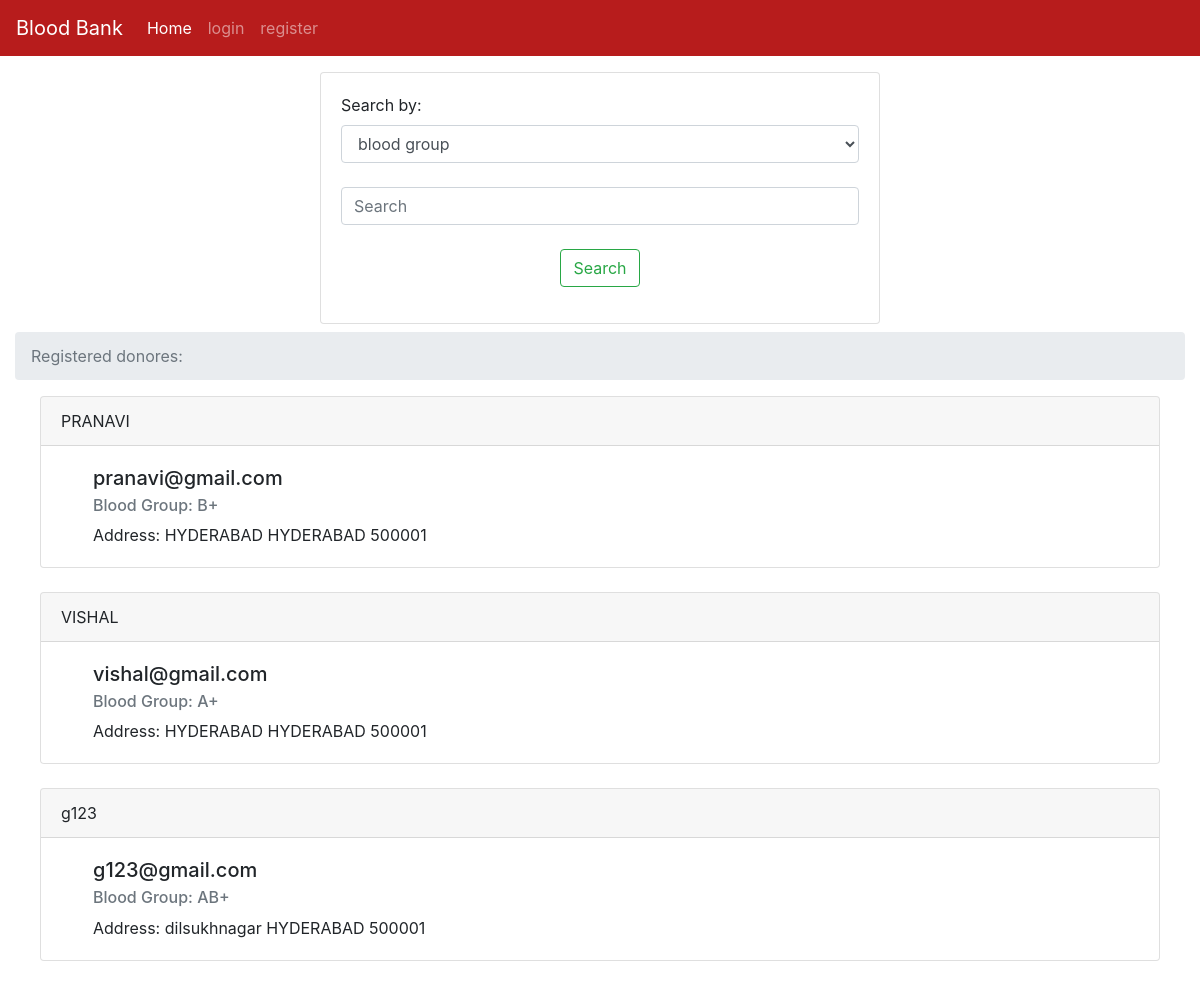
/index, run on the app's committed database.
### tables this page shows
CREATE TABLE users (name TEXT, addr TEXT, city TEXT, pin TEXT, bg TEXT,email TEXT UNIQUE, pass TEXT);

### server.py (the view, shortened to what this page needs)
@app.route('/index',methods = ['POST','GET'])
def index():
    if session.get('username') is not None:
        messages = session['username']
    else:
        messages = ""
    user = {'username': messages}
    print(messages)
    if request.method=='GET':
        con = sqlite3.connect('database.db')
        con.row_factory = sqlite3.Row
        cur = con.cursor()
        cur.execute("select * from users ")
        rows = cur.fetchall();
        return render_template('index.html', title='Home', user=user, rows=rows)

### templates/index.html (shortened to what this page needs)
{% extends "base.html" %} {% block content %}
<div class="container-fluid">
  <center>
    <div class="card text-left mt-3" style="width: 35rem">
      <div class="card-body">
        <form class="form-group" action="{{url_for('index')}}" method="POST">
          <label for="sel"> Search by:</label>
          <select
            name="type"
            class="form-control"
            id="exampleFormControlSelect1"
            required
          >
            <option value="blood">blood group</option>
            <option value="donorname">donorname</option></select
          ><br />
          <input
            class="form-control mr-sm-2"
            type="search"
            name="search"
            placeholder="Search"
            aria-label="Search"
            required
          /><br />
          <center>
            <button class="btn btn-outline-success my-2 my-sm-0" type="submit">
              Search
            </button>
          </center>
        </form>
      </div>
    </div>
  </center>
</div>
<div class="container-fluid">
  <nav aria-label="breadcrumb">
    <ol class="breadcrumb">
      <li class="breadcrumb-item active" aria-current="page">
        Registered donores:
      </li>
    </ol>
  </nav>
  <center>
    {% for row in rows %}
    <div class="card text-left" style="width: 70rem">
      <div class="card-header">{{row["name"]}}</div>
      <div class="card-body ml-3">
        <h5 class="card-title ml-3">{{row['email']}}</h5>
        <h6 class="card-subtitle mb-2 ml-3 text-muted">
          Blood Group: {{row['bg']}}
        </h6>
        <p class="card-text ml-3">
          Address: {{row["addr"]}} {{ row["city"]}} {{row['pin']}}
          <br />
      </div>
    </div>
    <br />
    {% endfor %}
  </center>
</div>
 {% endblock %}

### data on the page
users: name "PRANAVI", email "pranavi@gmail.com", bg "B+", addr "HYDERABAD", city "HYDERABAD", pin "500001"
users: name "VISHAL", email "vishal@gmail.com", bg "A+", addr "HYDERABAD", city "HYDERABAD", pin "500001"
users: name "g123", email "g123@gmail.com", bg "AB+", addr "dilsukhnagar", city "HYDERABAD", pin "500001"
